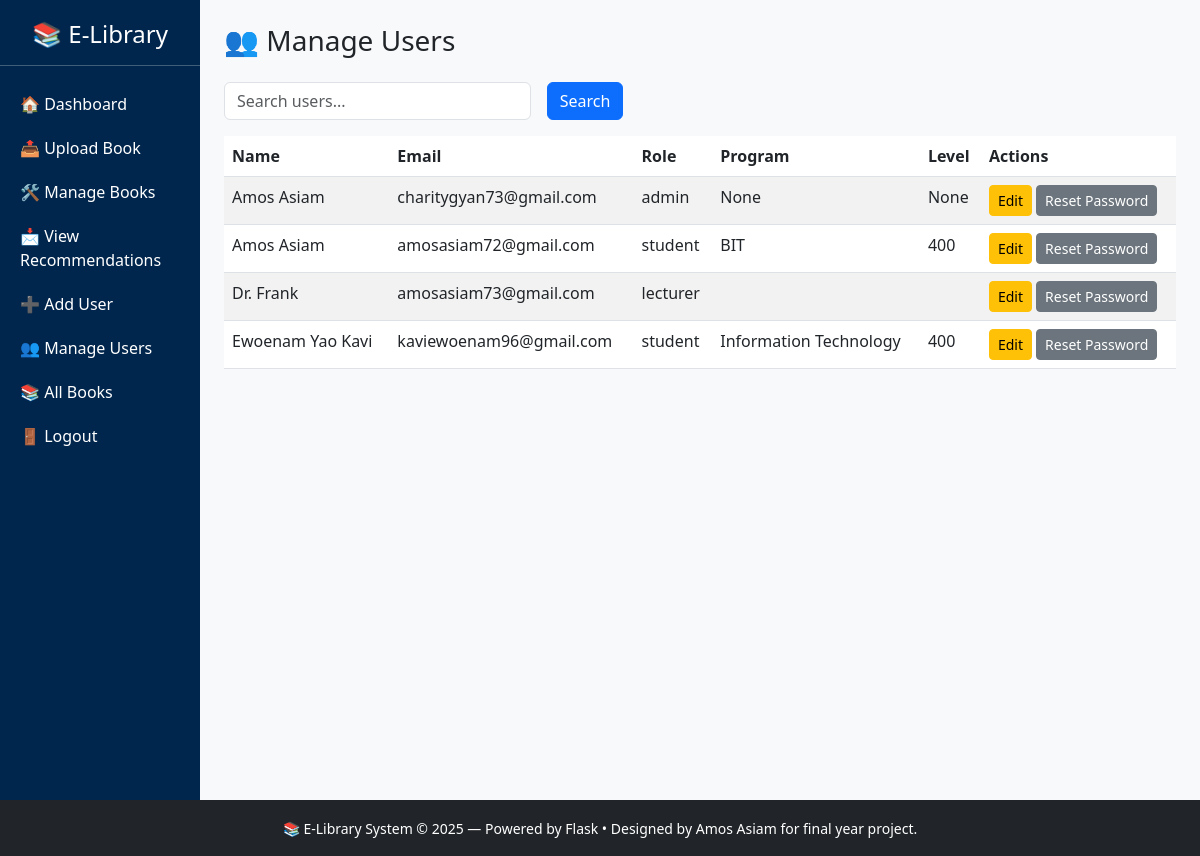
Before: /manage-users (signed in) with the older database file.
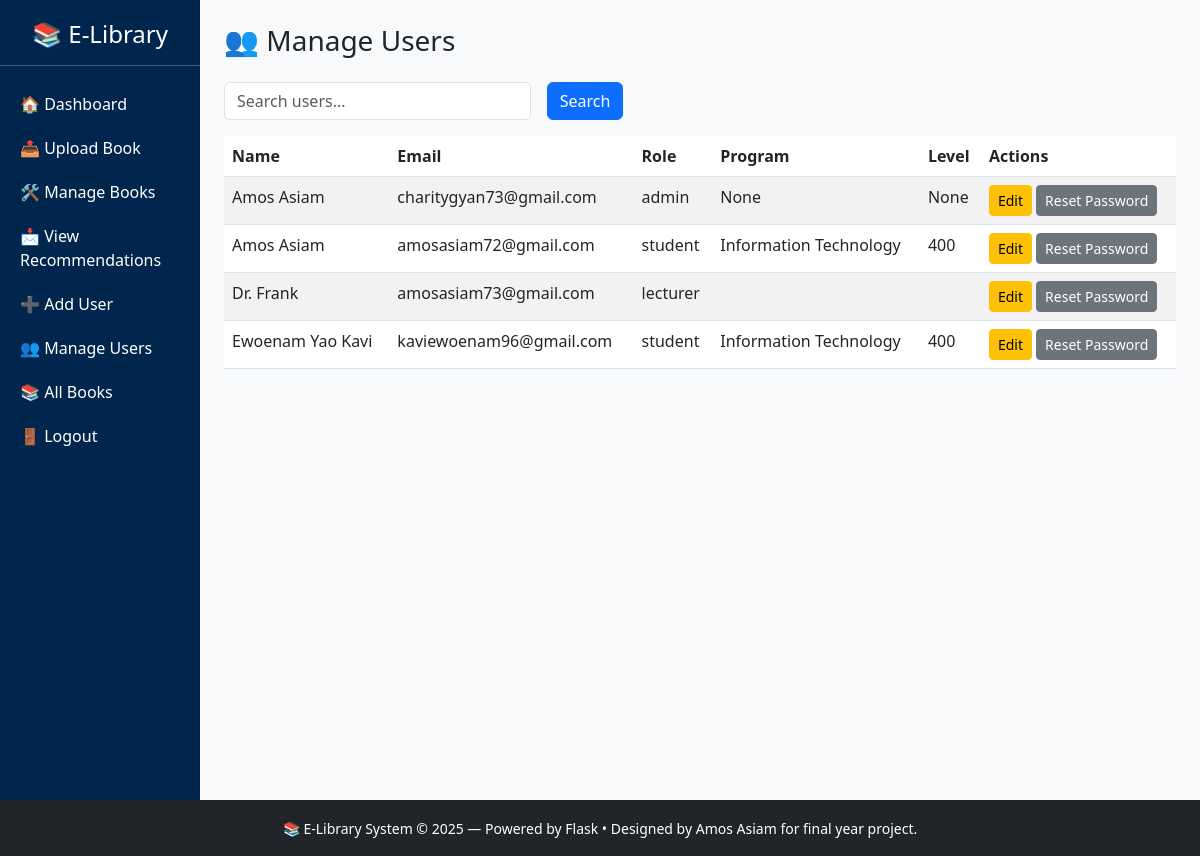
After: the same page with the newer database file.
### app.py (models this page shows)
class User(db.Model, UserMixin):
    id = db.Column(db.Integer, primary_key=True)
    name = db.Column(db.String(100), nullable=False)
    email = db.Column(db.String(100), unique=True, nullable=False)
    password = db.Column(db.String(200), nullable=False)
    role = db.Column(db.String(20), default='student')
    program = db.Column(db.String(100), nullable=True)
    level = db.Column(db.String(10), nullable=True)

### app.py (the view)
@app.route('/manage-users')
@login_required
def manage_users():
    if current_user.role != 'admin':
        return "Access denied"
    search = request.args.get("q", "")
    query = User.query
    if search:
        query = query.filter(
            (User.name.ilike(f"%{search}%")) |
            (User.email.ilike(f"%{search}%")) |
            (User.role.ilike(f"%{search}%"))
        )
    users = query.order_by(User.name).all()
    return render_template("manage_users.html", users=users, search=search)

### app.py (called while the page is built)
@login_manager.user_loader
def load_user(user_id):
    return User.query.get(int(user_id))

@app.context_processor
def inject_now():
    return {'current_year': datetime.now().year}

### templates/manage_users.html (shortened to what this page needs)
{% extends "layout.html" %}
{% block sidebar %}
  <a href="/dashboard">🏠 Dashboard</a>
  <a href="/upload">📤 Upload Book</a>
  <a href="/manage-books">🛠 Manage Books</a>
  <a href="/recommendations">📩 View Recommendations</a>
  <a href="/add-user">➕ Add User</a>
  <a href="/manage-users">👥 Manage Users</a>
  <a href="/all-books">📚 All Books</a>
  <a href="/logout">🚪 Logout</a>
{% endblock %}
{% block content %}
<h3>👥 Manage Users</h3>
<form method="get" class="row g-3 mt-2 mb-3">
  <div class="col-md-4">
    <input type="text" name="q" class="form-control" placeholder="Search users..." value="{{ search }}">
  </div>
  <div class="col-md-2">
    <button type="submit" class="btn btn-primary">Search</button>
  </div>
</form>
{% if users %}
  <table class="table table-striped">
    <thead>
      <tr>
        <th>Name</th><th>Email</th><th>Role</th><th>Program</th><th>Level</th><th>Actions</th>
      </tr>
    </thead>
    <tbody>
    {% for user in users %}
      <tr>
        <td>{{ user.name }}</td>
        <td>{{ user.email }}</td>
        <td>{{ user.role }}</td>
        <td>{{ user.program }}</td>
        <td>{{ user.level }}</td>
        <td>
          <a href="{{ url_for('edit_user', user_id=user.id) }}" class="btn btn-sm btn-warning">Edit</a>
          <a href="{{ url_for('reset_user_password', user_id=user.id) }}" class="btn btn-sm btn-secondary">Reset Password</a>
        </td>
      </tr>
    {% endfor %}
    </tbody>
  </table>
{% else %}
  <p>No users found.</p>
{% endif %}
{% endblock %}

Changed rows visible on the page:
changed User "amosasiam72@gmail.com": program "BIT" → "Information Technology"
